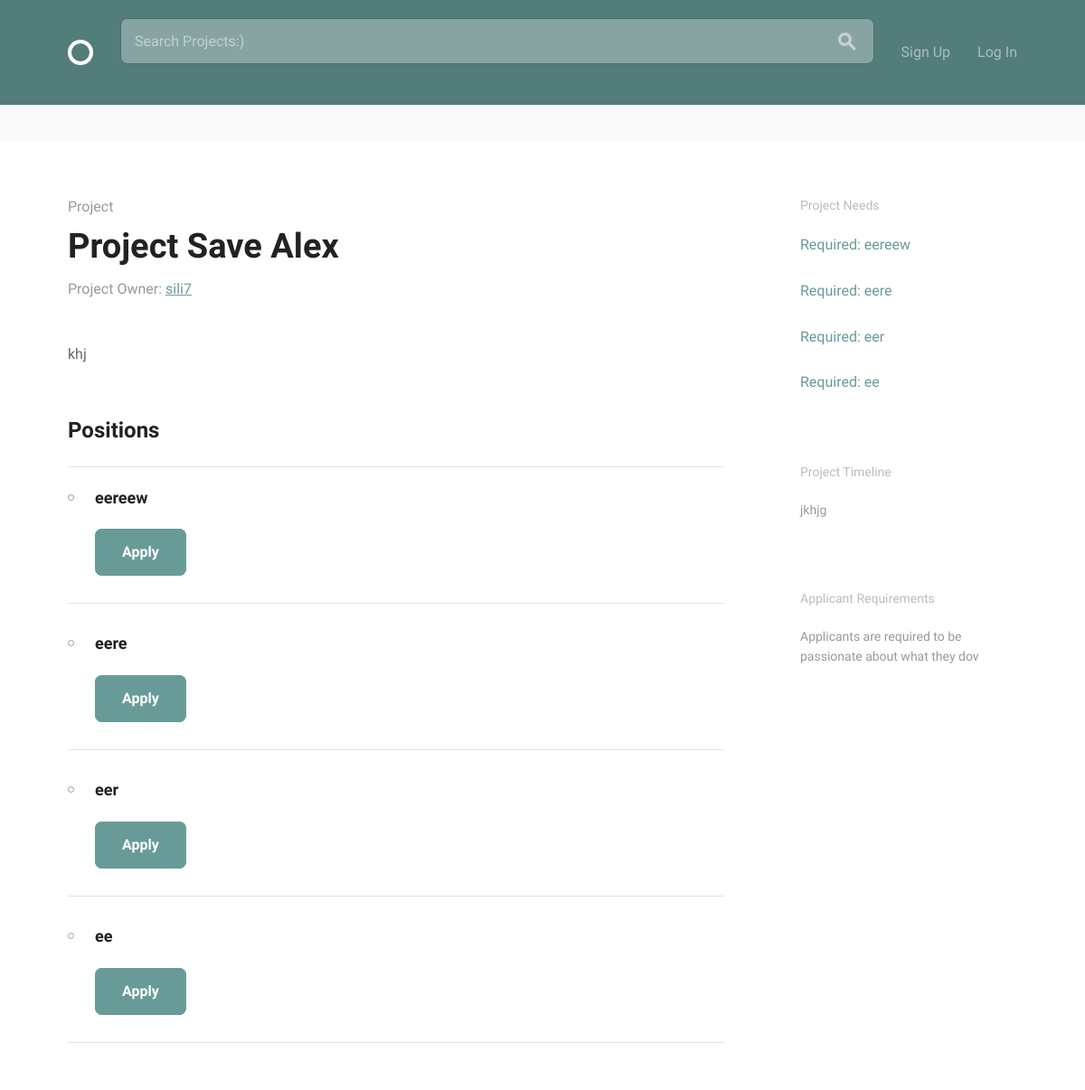
The app's page /projects/project/1/ with its own data.
### projects/models.py (models this page shows, shortened)
class Project(models.Model):
    title = models.CharField(max_length=100, unique=True)
    content = models.TextField(blank=True)
    slug = models.SlugField(max_length=100, unique=True)
    date_posted = models.DateTimeField(default=timezone.now)
    author = models.ForeignKey(
        settings.AUTH_USER_MODEL,
        on_delete=models.CASCADE,
    )
    position = models.ManyToManyField(
        'Position',
        blank=True,
        related_name='projects')
    project_status = models.BooleanField(default=False)
    project_timeline = models.TextField(max_length=200, blank=True)
    applicant_requirements = models.TextField(
                                            max_length=200,
                                            default='Applicants are required '
                                            'to be passionate about what they do'
                                            )
    def slug(self):
        return slugify(self.title)
    class Meta:
        ordering = ['-date_posted']
        verbose_name = 'Project'
        verbose_name_plural = 'Projects'

class Position(models.Model):
    title = models.CharField(max_length=100, unique=True)
    project = models.ForeignKey(
        Project,
        on_delete=models.CASCADE,
        related_name='positions'
        )
    content = models.TextField()
    date_posted = models.DateTimeField(default=timezone.now)
    position_status = models.BooleanField(default=False)
    skills = models.ManyToManyField(
        'accounts.Skill',
        blank=True)
    def __str__(self):
        return self.title
    class Meta:
        ordering = ['-date_posted']

### accounts/models.py (models this page shows, shortened)
class User(AbstractBaseUser, PermissionsMixin):
    email = models.EmailField(unique=True)
    username = models.CharField(max_length=40, unique=True)
    display_name = models.CharField(max_length=140)
    bio = models.CharField(max_length=140, blank=True, default='')
    date_joined = models.DateTimeField(auto_now_add=True)
    is_active = models.BooleanField(default=True)
    is_staff = models.BooleanField(default=False)
    avatar = models.ImageField(default='default.png', upload_to='profile_pics')
    skills = models.ManyToManyField('Skill')
    objects = UserManager()
    USERNAME_FIELD = 'email'
    REQUIRED_FIELDS = ['display_name', 'username']
    def __str__(self):
        return self.username

### projects/views.py (the view)
# urls.py: path('project/<pk>/', ProjectDetailView.as_view(), name='project_detail'),
class ProjectDetailView(generic.DetailView):
    model = Project
    template_name = 'project.html'

### projects/templates/project.html (shortened to what this page needs)
{% extends 'layout.html' %}
{% block content %}
  <div class="circle--actions--bar">
  </div>
  <div class="bounds circle--page circle--article">
    <div class="grid-70">
      <div class="circle--article--header">
        <h4 class="circle--article--section">Project</h4>
        <h1 class="circle--article--title">{{ object.title }}</h1>
        <p class="circle--article--byline" >Project Owner: <a href="{% url 'projects:user_list_projects' object.author.username %}">{{ object.author }}</a></p>
      </div>
      <div class="circle--article--body">
        <p>{{ object.content }}</p>
      </div>
      <div class="circle--project--positions">
        <h2>Positions</h2>
        <ul class="circle--group--list">
          {% if user != project.author %}
            {% for position in project.position.all %}
            <li>
              <h3>{{ position }}</h3>
              <a class="button button-primary" href="{% url 'projects:application_create' slug=project.title pk=position.id %}">Apply</a>
            </li>
            {% endfor %}
          {% endif %}
        </ul>
      </div>
    </div>
    <div class="grid-25 grid-push-5">
      <div class="circle--secondary--module">
        <h3>Project Needs</h3>
        {% for position in project.position.all %}
        {% if position.position_status == True %}
        <ul class="circle--link--list">
          <li><a>{{ position }} is already filled</a></li>
        </ul>
        {% else %}
        <ul class="circle--link--list">
          <li><a>Required: {{ position }} </a></li>
        </ul>
        {% endif %}
        {% endfor %}
      </div>
      <div class="circle--secondary--module">
        <h3>Project Timeline</h3>
        <p>{{ object.project_timeline }}</p>
      </div>
      <div class="circle--secondary--module">
        <h3>Applicant Requirements</h3>
        <p>{{ object.applicant_requirements }}</p>
      </div>
    </div>
  </div>
{% endblock %}

### assets/css/global.css (style rules this page uses)
html { font-family: sans-serif; -ms-text-size-adjust: 100%; -webkit-text-size-adjust: 100%; }
body { margin: 0; }
a { background-color: transparent; }
h1 { font-size: 2em; margin: 0.67em 0; }
html { font-size: 62.5%; }
body { font-size: 1.5em; line-height: 1.6; font-weight: 400; font-family: "Cousine"; color: #666; }
.bounds { max-width: 1080px; margin: 0 auto; }
.grid, .grid-5, .grid-10, .grid-15, .grid-20, .grid-25, .grid-30, .grid-33, .grid-35, .grid-40, .grid-45, .grid-50, .grid-55, .grid-60, .grid-65, .grid-66, .grid-70, .grid-75, .grid-80, .grid-90, .grid-95, .grid-100 { float: left; box-sizing: border-box; position: relative; }
.grid-push-5 { left: 5%; }
.grid-25 { width: 25%; padding: 0 15px; }
.grid-70 { width: 70%; padding: 0 15px; }
h1, h2, h3, h4, h5, h6 { margin-top: 0; margin-bottom: 2rem; font-weight: bold; font-family: "Work Sans", sans-serif; color: #222; }
h1 { font-size: 3.8rem; }
h2 { font-size: 2.4rem; }
h3 { font-size: 1.8rem; }
h4 { font-size: 1.6rem; }
@media (min-width: 550px) { h1 { font-size: 3.8rem; } }
@media (min-width: 550px) { h2 { font-size: 2.4rem; } }
@media (min-width: 550px) { h3 { font-size: 1.8rem; } }
@media (min-width: 550px) { h4 { font-size: 1.6rem; } }
p { margin-top: 0; font-size: 1.6rem; }
a { color: #689b98; -webkit-transition: color 0.2s; -moz-transition: color 0.2s; -ms-transition: color 0.2s; -o-transition: color 0.2s; transition: color 0.2s; }
.button, button, input[type="submit"], input[type="reset"], input[type="button"] { font-family: "Work Sans", sans-serif; font-size: 1.6rem; padding: 18px 30px; border: 0; margin-right: 10px; border-radius: 8px; font-weight: bold; display: inline-block; white-space: nowrap; box-sizing: border-box; line-height: 1; text-decoration: none; color: #689b98; background: none; box-shadow: 0 0 0 2px #689b98 inset; position: relative; -webkit-transition: 0.2s; -moz-transition: 0.2s; -ms-transition: 0.2s; -o-transition: 0.2s; transition: 0.2s; }
.button { cursor: pointer; }
.button.button-primary, input[type="submit"].button-primary, input[type="reset"].button-primary, input[type="button"].button-primary, button.button-primary { color: #fff; background-color: #689b98; }
ul { list-style: circle inside; }
ul { padding-left: 0; margin-top: 0; }
li { margin-bottom: 1rem; font-size: 1.6rem; }
button, .button { margin-bottom: 1rem; }
pre, blockquote, dl, figure, table, p, ul, ol, form { margin-bottom: 2.5rem; }
.circle--link--list { list-style-type: none; }
.circle--link--list a { text-decoration: none; }
.circle--group--list { border-top: 1px solid #e1e1e1; list-style: none; }
.circle--group--list li { border-bottom: 1px solid #e1e1e1; padding: 2rem 0 2rem 3rem; }
.circle--group--list li:before { content: ""; float: left; margin: 10px 0 0 -30px; width: 5px; height: 5px; border: 1px solid #999; border-radius: 10px; display: block; }
.circle--article--header { margin-bottom: 50px; }
.circle--article--header h1 { margin-bottom: 10px; }
.circle--article--section { margin: 0; font-weight: normal; color: #999; }
.circle--article--byline { margin: 0; line-height: 1; font-size: 1.6rem; color: #999; }
.circle--secondary--module { margin-bottom: 50px; }
.circle--secondary--module:before, .circle--secondary--module:after { content: " "; display: table; }
.circle--secondary--module:after { clear: both; }
.circle--secondary--module > h1, .circle--secondary--module > h2, .circle--secondary--module > h3, .circle--secondary--module > h4, .circle--secondary--module > h5, .circle--secondary--module > h6 { font-family: "Cousine"; color: rgba(34, 34, 34, 0.3); font-size: 1.4rem; font-weight: normal; }
.circle--secondary--module p { font-size: 1.4rem; color: #999999; }
.circle--page { margin-bottom: 100px; }
.circle--page:before, .circle--page:after { content: " "; display: table; }
.circle--page:after { clear: both; }
.circle--article { padding-top: 30px; }
.circle--article--body { line-height: 1.8; margin-bottom: 50px; }
.circle--actions--bar { margin: -30px 0 30px; background: #f9f9f9; padding: 20px 0; }
.circle--actions--bar:before, .circle--actions--bar:after { content: " "; display: table; }
.circle--actions--bar:after { clear: both; }

### records on screen
Project: title "Project Save Alex", author "sili7", content "khj", project_timeline "jkhjg", applicant_requirements "Applicants are required to be passionate about what they dov"
Position: title "eereew"
Position: title "eere"
Position: title "eer"
Position: title "ee"
